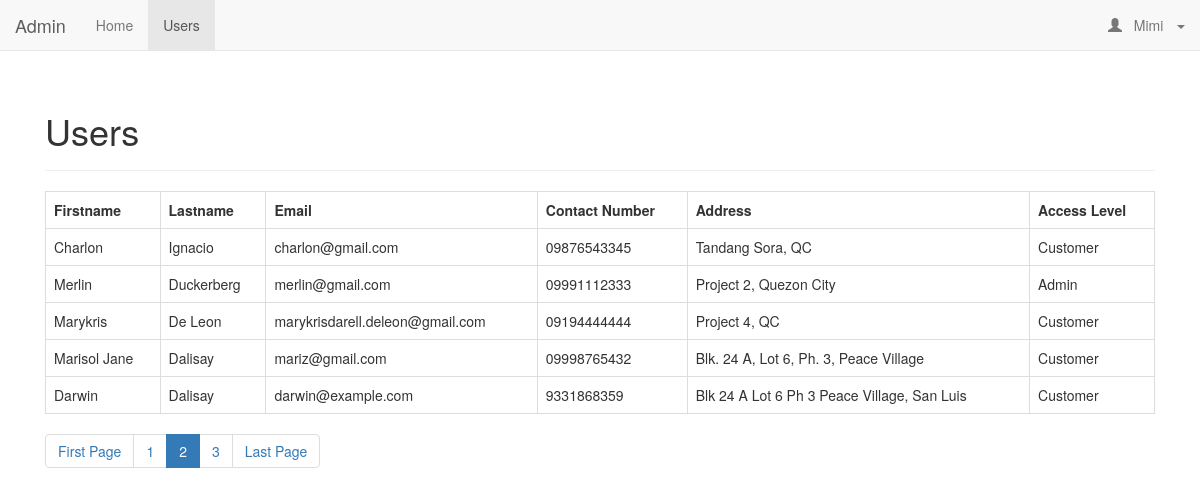
Page /admin/read_users.php?page=2 (signed in) on the committed database.
### tables this page shows
CREATE TABLE IF NOT EXISTS `users` (
  `id` int(11) NOT NULL AUTO_INCREMENT,
  `firstname` varchar(32) NOT NULL,
  `lastname` varchar(32) NOT NULL,
  `email` varchar(320) NOT NULL,
  `contact_number` varchar(64) NOT NULL,
  `address` varchar(256) DEFAULT NULL,
  `password` varchar(256) NOT NULL,
  `access_level` varchar(16) NOT NULL,
  `access_code` varchar(256) NOT NULL,
  `status` int(11) NOT NULL COMMENT '0=pending,1=confirmed',
  `created` datetime NOT NULL,
  `modified` timestamp NOT NULL DEFAULT CURRENT_TIMESTAMP,
  PRIMARY KEY (`id`)
);

### config/includes.php (called while the page is built, shortened)
<?php
$page = isset($_GET['page']) ? $_GET['page'] : 1;
$records_per_page = 5;
$from_record_num = ($records_per_page * $page) - $records_per_page;
?>

### classes/user.php (called while the page is built, shortened)
<?php
class User{
    private $conn;
    private $table_name = "users";
    public function __construct($conn){
        $this->conn = $conn;
    }
    function readAll($from_record_num, $records_per_page){
        $query = "SELECT
                    id,
                    firstname,
                    lastname,
                    email,
                    contact_number,
                    address,
                    access_level,
                    created
                FROM " . $this->table_name . "
                ORDER BY id DESC
                LIMIT ?, ?";
        $stmt = $this->conn->prepare( $query );
        $stmt->bindParam(1, $from_record_num, PDO::PARAM_INT);
        $stmt->bindParam(2, $records_per_page, PDO::PARAM_INT);
        $stmt->execute();
        return $stmt;
    }
}

### admin/templates/read_users_template.php (the view, shortened to what this page needs)
<?php
if($num>0){
    echo "<table class='table table-hover table-responsive table-bordered'>";
    echo "<tr>";
        echo "<th>Firstname</th>";
        echo "<th>Lastname</th>";
        echo "<th>Email</th>";
        echo "<th>Contact Number</th>";
        echo "<th>Address</th>";
        echo "<th>Access Level</th>";
    echo "</tr>";
        while ($row = $stmt->fetch(PDO::FETCH_ASSOC)){
        extract($row);
        echo "<tr>";
            echo "<td>{$firstname}</td>";
            echo "<td>{$lastname}</td>";
            echo "<td>{$email}</td>";
            echo "<td>{$contact_number}</td>";
            echo "<td>" . htmlspecialchars_decode($address) . "</td>";
            echo "<td>{$access_level}</td>";
        echo "</tr>";
        }
    echo "</table>";
    include_once 'templates/paging.php';
}
else{
    echo "<div class='alert alert-danger'>
        <strong>No users found.</strong>
    </div>";
}
?>

### rows in the picture
users: firstname "Charlon", lastname "Ignacio", email "charlon@gmail.com", contact_number "09876543345", address "Tandang Sora, QC", access_level "Customer"
users: firstname "Merlin", lastname "Duckerberg", email "merlin@gmail.com", contact_number "09991112333", address "Project 2, Quezon City", access_level "Admin"
users: firstname "Marykris", lastname "De Leon", email "marykrisdarell.deleon@gmail.com", contact_number "09194444444", address "Project 4, QC", access_level "Customer"
users: firstname "Marisol Jane", lastname "Dalisay", email "mariz@gmail.com", contact_number "09998765432", address "Blk. 24 A, Lot 6, Ph. 3, Peace Village", access_level "Customer"
users: firstname "Darwin", lastname "Dalisay", email "darwin@example.com", contact_number "9331868359", address "Blk 24 A Lot 6 Ph 3 Peace Village, San Luis", access_level "Customer"

### other values in the picture
$_SESSION['firstname'] "Mimi"
$page_title "Users"
